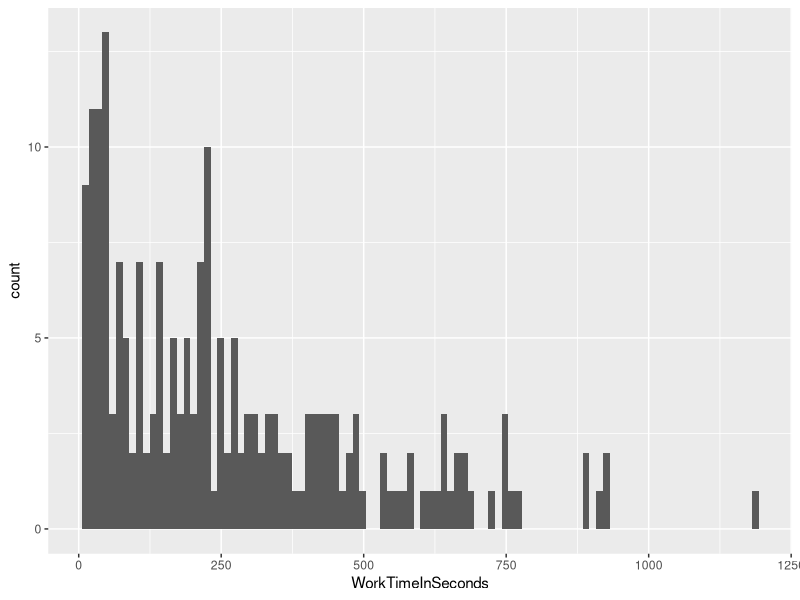

Source code (R):
## ---- chunk 1
library(tidyverse)
library(knitr)

df <- read_csv("data/Batch_4133302_batch_results.csv")
## ---- chunk 2
sub <- df %>% 
	select(LifetimeApprovalRate, AcceptTime, SubmitTime, Input.INSTNM,  contains("Answer"))

completeness <- sub %>% 
	group_by(Input.INSTNM) %>% 
	summarise(across(contains("Answer"), ~mean(!is.na(.x)))) %>% 
	summarise(across(contains("Answer"), mean)) %>% 
	pivot_longer(contains("Answer")) %>% 
	rename(`% Complete` = value)

num_answers <- sub %>% 
	group_by(Input.INSTNM) %>% 
	summarise(across(contains("Answer"), 
									 ~length(unique(na.omit(.x))))) %>% 
	summarise(across(contains("Answer"), mean)) %>% 
	pivot_longer(contains("Answer")) %>% 
	rename(`Mean # Distinct Answers` = value)

completeness %>% 
	left_join(num_answers, by = c("name" = "name")) %>% 
	rename(Question = name) %>% 
	arrange(desc(`% Complete`)) %>% 
	kable(digits = c(0, 2, 1))
## ---- chunk 3

df %>% 
	select(Input.INSTNM, contains("Answer")) %>% 
	mutate(across(contains("Answer"), as.character)) %>% 
	pivot_longer(contains("Answer")) %>% 
	filter(!is.na(value), value != "cannotdetermine") %>%  # treating NA and "cannotdetermine" as the same
	group_by(Input.INSTNM, name, value) %>% 
	summarise(n = n()) %>% 
	mutate(majority_exists = (max(n) > 1) &  ((max(n) / sum(n)) > .5)) %>% 
	summarise(majority_exists = max(majority_exists)) %>% 
	ungroup() %>% 
	group_by(name) %>%
	summarise(`% Majority Exists` = sum(majority_exists)/length(unique(df$Input.INSTNM))) %>% 
	arrange(desc(`% Majority Exists`)) %>% 
	kable(digits = 2)
## ---- chunk 4
df %>% 
	ggplot() + 
	aes(x = WorkTimeInSeconds) + 
	geom_histogram(bins = 100)
## ---- chunk 5
# Elisabeth's first try

min_time <- quantile(df$WorkTimeInSeconds, 0.25)
sus_workers <- c()

for(i in 1:nrow(df))
  {if(df$WorkTimeInSeconds[i] < min_time)
  {sus_workers[i] <- df$WorkerId[i]}}

unique(sus_workers)
## ---- chunk 6
# A more idiomatic to R version from Phil

# x %>% f(y) is the same as f(x,y)
df %>% 
	mutate(sus = WorkTimeInSeconds < min_time) %>% # boolean column for suspicious workers
	filter(sus) %>%                                # keep only those rows for which sus = TRUE
	distinct(WorkerId) %>%                         # show each distinct ID once
	kable()                                        # print it all pretty-like
## ---- chunk 7
# All points for which universal was marked yes
# In these cases, everything else should be NA except what the policy was
universal <- df %>%
	select(contains("Answer.")) %>%
	filter(Answer.universal == "yes")

# All instances where universal was yes but something else was filled in
universalWrong <- universal %>%
	filter(!is.na(Answer.optinpolicy))

# All instances where universal was marked no
# In these cases, everything else should be answered except universal policy
notUniversal <- df %>%
	select(contains("Answer.")) %>%
	filter(Answer.universal == "no")

notUniversalWrong <- notUniversal %>%
	filter(is.na(Answer.optinpolicy) | !is.na(Answer.universalpolicy))

# Lengths of the above
universalC <- nrow(universal)
universalWrongC <- nrow(universalWrong)
notUniversalC <- nrow(notUniversal)
notUniversalWrongC <- nrow(notUniversalWrong)
## ---- chunk 8
num_conflicts <- df %>% 
	group_by(Input.INSTNM, WorkerId) %>% 
	summarise(conflict = sum((Answer.universal == "yes")*(!is.na(Answer.optinpolicy)))) %>% 
	summarise(conflict = sum(conflict)) %>% 
	summarise(num_conflicts = sum(conflict, na.rm = T))

